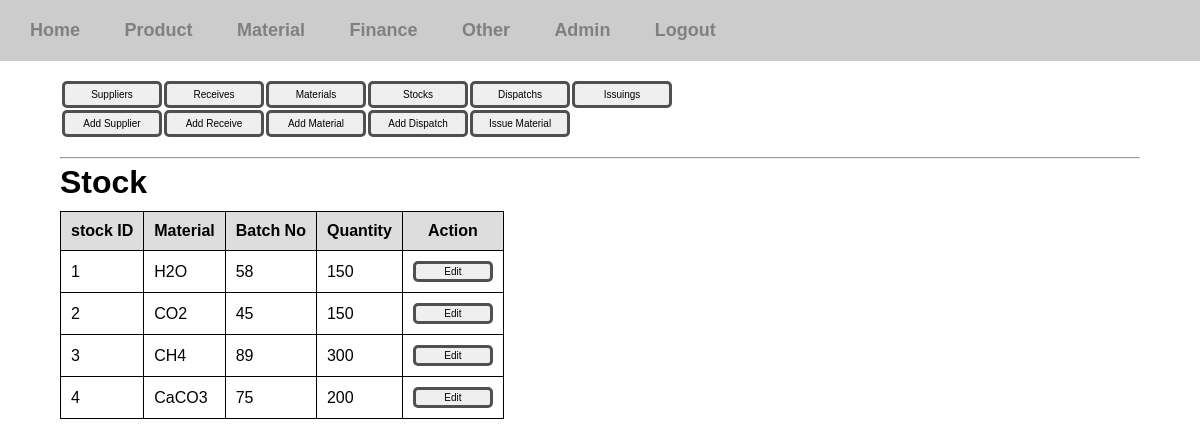
Screenshot of /inventory-manager/material-stock/ (signed in) with the database file from the repository.
### inventory_manager/models.py (models this page shows, shortened)
class MaterialStock(models.Model):
	material = models.ForeignKey(Material, null=True, on_delete=models.SET_NULL)
	batch_num = models.IntegerField()
	unit_price = models.DecimalField(max_digits=15, decimal_places=2)
	qty = models.IntegerField()

class Material(models.Model):
	name = models.CharField(max_length=100)
	def __str__(self):
		return self.name

### inventory_manager/views/material.py (the view)
# urls.py: path('material-stock/',material.stock_view, name='material-stock-view'),
@login_required(login_url='/login')
def stock_view(request):
	stocks = MaterialStock.objects.all()
	context = {'stocks':stocks}
	return render(request, 'inventory_manager/material/stock.html', context)

### templates/inventory_manager/material/stock.html
{% extends 'inventory_manager/material.html' %}
{% block contentblock %}
	<h1>Stock</h1>
	{% if stocks %}
		<div class="table-div">
			<table class="view-table">
			<tr>
				<th>stock ID</th>
				<th>Material</th>
				<th>Batch No</th>
				<th>Quantity</th>
				<th>Action</th>
			</tr>
			{% for stock in stocks %}
			<tr>
				<td>{{ stock.id }}</td>
				<td>{{ stock.material }}</td>
				<td>{{ stock.batch_num }}</td>
				<td>{{ stock.qty }}</td>
				<td><a href="{% url 'update-material-stock' stock.id %}"><button class="btn btn-sm">Edit</button></a></td>
			</tr>
			{% endfor %}
		</table>
		</div>
	{% else %}
		<p>There are no stocks. </p>
	{% endif %}
{% endblock %}

### static/css/styles.css (style rules this page uses)
* { margin: 0; padding: 0; box-sizing: border-box; }
body { font-family: sans-serif; }
a { text-decoration: none; color: gray; }
.body-content h1 { margin-top: 5px; }
.btn { padding: 5px 15px; border: 3px solid #505050; border-radius: 5px; width: 100px; font-size: 10px; }
.btn-sm { padding: 2px; width: 80px; }

### static/css/tables.css (style rules this page uses)
.view-table { margin: 10px 0px; border-collapse: collapse; }
.view-table th { background: #ddd; }
.view-table td,th { padding: 10px; border:1px solid black; }

### rows the page displays
MaterialStock: id "1", material "H2O", batch_num "58", qty "150"
MaterialStock: id "2", material "CO2", batch_num "45", qty "150"
MaterialStock: id "3", material "CH4", batch_num "89", qty "300"
MaterialStock: id "4", material "CaCO3", batch_num "75", qty "200"
